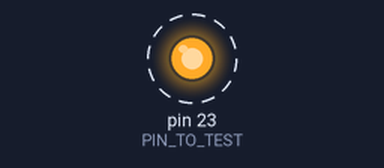
Simulated run of this sketch. Board: Arduino Mega 2560, built with avr-gcc and run on an emulated ATmega2560. Shown: output pins drawn as LEDs (lit = HIGH). Dashed ring = blinking.

Above: at 0.2 s.
Timing chart, 0 to 3.0 s (numbered marks = the images above):
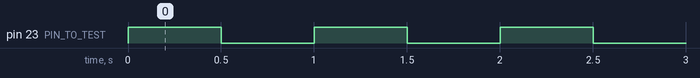

Measured:
- by itself, pin 23 (PIN_TO_TEST): alternates HIGH for 0.50 s and LOW for 0.50 s

The sketch:

led_test.ino
```cpp
const uint8_t PIN_TO_TEST = 23;   // change to the pin you are testing

void setup() { pinMode(PIN_TO_TEST, OUTPUT); }
void loop() {
  digitalWrite(PIN_TO_TEST, HIGH); delay(500);
  digitalWrite(PIN_TO_TEST, LOW);  delay(500);
}
```
